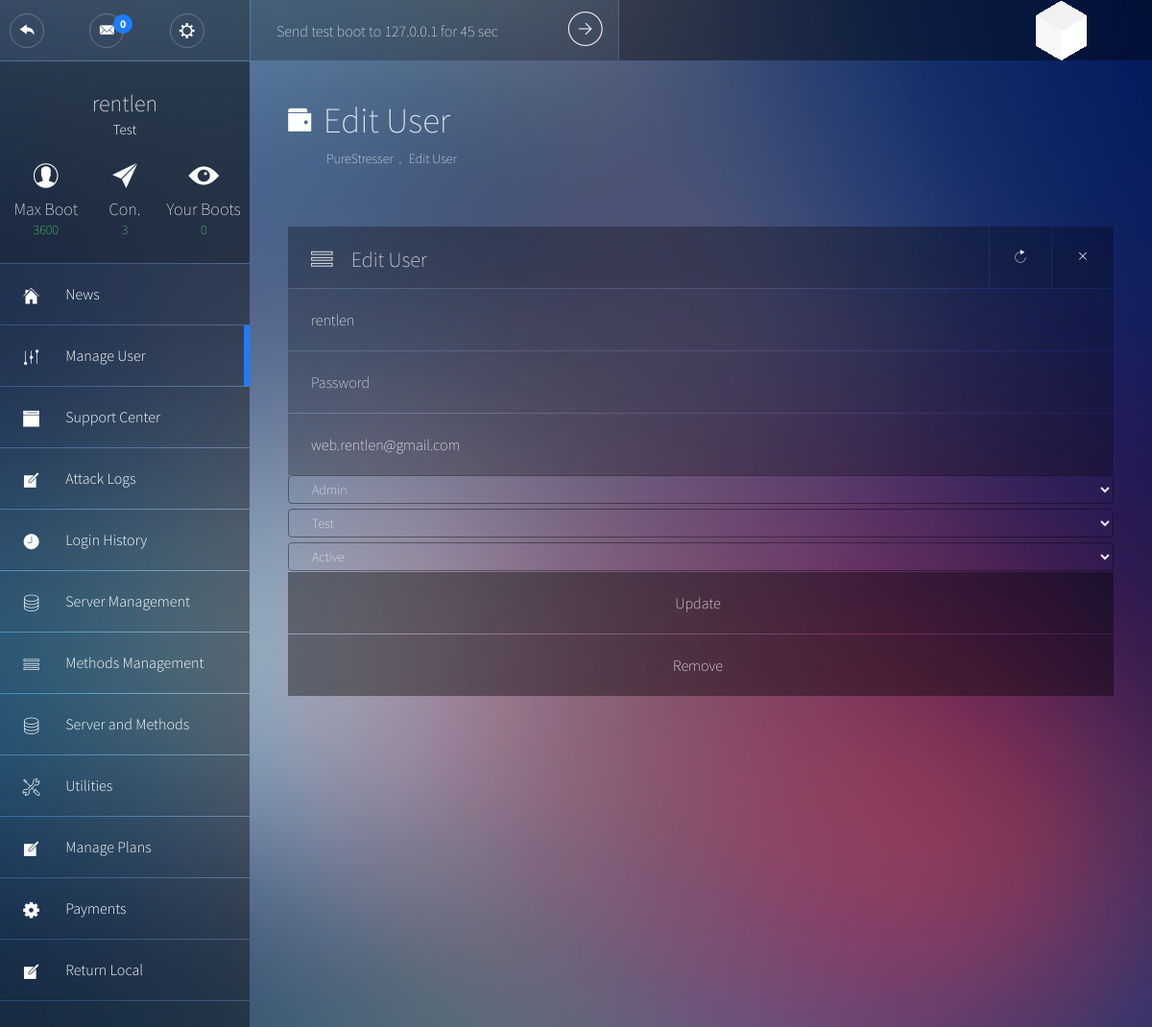
Page /admin/user.php?id=5 (signed in) on the committed database.
### tables this page shows
CREATE TABLE `users` (
  `ID` int(11) NOT NULL,
  `username` varchar(26) NOT NULL,
  `password` varchar(40) NOT NULL,
  `email` varchar(50) NOT NULL,
  `rank` int(11) NOT NULL DEFAULT '0',
  `membership` int(11) NOT NULL,
  `max_boots` tinyint(2) NOT NULL DEFAULT '0',
  `expire` int(11) NOT NULL,
  `status` int(11) NOT NULL,
  `test_boot` int(16) DEFAULT NULL
);

CREATE TABLE `plans` (
  `ID` int(11) NOT NULL,
  `name` varchar(50) NOT NULL,
  `description` text NOT NULL,
  `mbt` int(11) NOT NULL,
  `max_boots` tinyint(2) NOT NULL DEFAULT '1',
  `unit` varchar(10) NOT NULL,
  `length` int(11) NOT NULL,
  `price` float NOT NULL,
  `allowed_methods` text
);

### includes/init.php (called while the page is built, shortened)
<?php
require 'functions.php';
$stats = new stats;

### includes/functions.php (called while the page is built, shortened)
<?php
class stats
{
	function totalBootsForUser($odb, $user)
	{
		$SQL = $odb -> prepare("SELECT COUNT(*) FROM `logs` WHERE `user` = :user");
		$SQL -> execute(array(":user" => $user));
		return $SQL->fetchColumn(0);
	}
}

### admin/user.php (the view, shortened to what this page needs)
<?php
require_once '../includes/db.php';
require_once '../includes/init.php';
$currentPage = "admin_user";
$pageon = "Edit User";
$SQLGetInfo = $odb -> prepare("SELECT * FROM `users` WHERE `ID` = :id LIMIT 1");
$SQLGetInfo -> execute(array(':id' => $_GET['id']));
$userInfo = $SQLGetInfo -> fetch(PDO::FETCH_ASSOC);
$username = htmlentities($userInfo['username']);
$email = htmlentities($userInfo['email']);
$rank = htmlentities($userInfo['rank']);
$membership = htmlentities($userInfo['membership']);
$status = htmlentities($userInfo['status']);
$plansql = $odb -> prepare("SELECT `users`.*,`plans`.`name`, `plans`.`mbt`,`plans`.`max_boots` AS `pboots` FROM `users`, `plans` WHERE `plans`.`ID` = `users`.`membership` AND `users`.`ID` = :id LIMIT 1");
$plansql -> execute(array(":id" => $_SESSION['ID']));
$userInfo = $plansql -> fetch(PDO::FETCH_ASSOC);
?>
<!DOCTYPE html>
<html lang="en">
<head><meta http-equiv="Content-Type" content="text/html; charset=windows-1252">
	<link rel="stylesheet" type="text/css" href="../css/bootstrap.min.css">
	<link rel="stylesheet" type="text/css" href="../css/main.min.css">
</head>
<body>
	<header class="top-bar">
		<?php include "../includes/template/header.php"; ?>
	</header>
	<div class="wrapper">
		<aside class="sidebar">
			<?php include "../includes/template/sidebar.php"; ?>
		</aside>
		<section class="content">
			<header class="main-header">
				<div class="main-header__nav">
					<h1 class="main-header__title">
						<i class="pe-7f-wallet"></i>
						<span> <?php echo $pageon ?></span>
					</h1>
					<ul class="main-header__breadcrumb">
						<li><a href="#" onclick="return false;"><?php include '../includes/name.php'; ?></a></li>
						<li><a href="#" onclick="return false;"><?php echo $pageon ?></a></li>
					</ul>
				</div>
			</header>
				<div class="row">
 <form action="" method="POST">
					<div class="col-md-12">
						<article class="widget widget__form">
							<header class="widget__header">
								<div class="widget__title">
									<i class="pe-7s-menu"></i><h3><?php echo $pageon ?></h3>
								</div>
								<div class="widget__config">
									<a href="#"><i class="pe-7f-refresh"></i></a>
									<a href="#"><i class="pe-7s-close"></i></a>
								</div>
							</header>
							<div class="widget__content">
								 <input name="username" maxlength="15" value="<?php echo $username;?>" type="text"/>
								<input placeholder="Password" name="password" type="text"/>
								<input name="email" type="text" value="<?php echo htmlentities($email);?>"/>
								<select name="rank" class="btn btn-block gray dropdown-toggle">
<?php
								function selectedR($check, $rank)
								{
									if ($check == $rank)
									{
										return 'selected="selected"';
									}
								}
								?>
                                <option value="1" <?php echo selectedR(1, $rank); ?> >Admin</option>
								</select>
								<select name="plan" class="btn btn-block gray dropdown-toggle">
<?php
									$SQLGetMembership = $odb -> query("SELECT * FROM `plans` ORDER BY `price` ASC");
									while($memberships = $SQLGetMembership -> fetch(PDO::FETCH_ASSOC))
									{
										$mi = $memberships['ID'];
										$mn = $memberships['name'];
										$selectedM = ($mi == $membership) ? 'selected="selected"' : '';
										echo '<option value="'.$mi.'" '.$selectedM.'>'.$mn.'</option>';
									}
								?>
                                </select>
						<select class="btn btn-block gray dropdown-toggle" name="status">
								<?php
								function selectedS($check, $rank)
								{
									if ($check == $rank)
									{
										return 'selected="selected"';
									}
								}
								?>
                                <option value="0" <?php echo selectedS(0, $status); ?>>Active</option>
								</select>
								<button type="submit" name="updateBtn">Update</button>
								<button type="submit" name="rBtn">Remove</button>
						</div>
					</div>
					</div>
		</section>
	</div>
</body>
</html>

### includes/template/sidebar.php (shortened to what this page needs)
<?php
global $userInfo;
$currentPage = (isset($currentPage) ? $currentPage : "");
$adminPanel = (isset($currentPage) && substr($currentPage, 0, 6) === "admin_");
if ( $adminPanel === false )
{
?>
			<div class="user-info">
				<br /><br />
					<!--<figure class="rounded-image profile__img">
						<img class="media-object" src="img/profile.jpg" alt="user">
					</figure>
					--><h2 class="user-info__name"><?php echo htmlentities($_SESSION['username']); ?></h2>
					<h3 class="user-info__role"><?php echo ( isset($userInfo['name']) && !empty($userInfo['name']) ? $userInfo['name'] : "No Plan" ); ?></h3>
					<ul class="user-info__numbers">
						<li>
							<i class="pe-7f-user"></i>
							<p>Max Boot</p>
							<p><?php echo $userInfo['mbt']; ?></p>
						</li>
						<li>
							<i class="pe-7f-paper-plane"></i>
							<p>Con.</p>
							<p><?php echo ($userInfo['max_boots']+$userInfo['pboots']); ?></p>
						</li>
						<li>
							<i class="pe-7g-watch"></i>
							<p>Your Boots</p>
							<p><?php echo $stats -> totalBootsForUser($odb, $_SESSION['username']); ?></p>
						</li>
					</ul>
				</div>
				<ul class="main-nav">
					<li<?php echo ($currentPage === "dashboard" ? ' class="main-nav--active"' : ''); ?>>
						<a class="main-nav__link" href="index.php">
							<span class="main-nav__icon"><i class="pe-7f-home"></i></span>
							Dashboard
						</a>
					</li>
					<li<?php echo ($currentPage === "account" ? ' class="main-nav--active"' : ''); ?>>
						<a class="main-nav__link" href="profile.php">
							<span class="main-nav__icon"><i class="pe-7f-user"></i></span>
							Your Account
						</a>
					</li>
					<li<?php echo ($currentPage === "news" ? ' class="main-nav--active"' : ''); ?>>
						<a class="main-nav__link" href="news.php">
							<span class="main-nav__icon"><i class="pe-7s-news-paper"></i></span>
							Latest News
						</a>
					</li>
<?php
if ($user->hasMembership($odb)) {
?>
					<li<?php echo ($currentPage === "booter" ? ' class="main-nav--active"' : ''); ?>>
						<a class="main-nav__link" href="booter.php">
							<span class="main-nav__icon"><i class="pe-7f-edit"></i></span>
							Booter
						</a>
					</li>
					<li class="main-nav--collapsible<?php echo ($currentPage === "tools" ? ' main-nav--active' : ''); ?>">
						<a class="main-nav__link" href="#" onclick="return false;">
							<span class="main-nav__icon"><i class="pe-7f-tools"></i></span>
							Tools <span class="badge badge--line badge--blue">4</span>
						</a>
						<ul class="main-nav__submenu">
							<li><a href="resolver.php"><span>Resolvers</span></a></li>
							<li><a href="iplogger.php"><span>IP Logger</span></a></li>
							<li><a href="isitup.php"><span>Website Status Checker</span></a></li>
							<li><a href="portscan.php"><span>Port Scan</span></a></li>
						</ul>
					</li>
<?php } ?>
					<li<?php echo ($currentPage === "<?php echo URL; ?>support" ? ' class="main-nav--active"' : ''); ?>>
						<a class="main-nav__link" href="support.php">
							<span class="main-nav__icon"><i class="pe-7f-browser"></i></span>
							Support Center
						</a>
					</li>
					<li<?php echo ($currentPage === "purchase" ? ' class="main-nav--active"' : ''); ?>>
						<a class="main-nav__link" href="purchase.php">
							<span class="main-nav__icon"><i class="pe-7f-note"></i></span>
							Purchase
						</a>
					</li>
					<?PHP	if ($user -> isAdmin($odb))	{
						?>
						<li>
						<a class="main-nav__link" href="admin/index.php">
							<span class="main-nav__icon"><i class="pe-7f-note"></i></span>
							Administrator
						</a>
					</li>
                        <?php
						}
						?>
				</ul>
<?php
}
else
{
?>
			<div class="user-info"><br /><br />
					<h2 class="user-info__name"><?php echo htmlentities($_SESSION['username']); ?></h2>
					<h3 class="user-info__role"><?php echo ( isset($userInfo['name']) && !empty($userInfo['name']) ? $userInfo['name'] : "No Plan" ); ?></h3>
					<ul class="user-info__numbers">
						<li>
							<i class="pe-7f-user"></i>
							<p>Max Boot</p>
							<p><?php echo $userInfo['mbt']; ?></p>
						</li>
						<li>
							<i class="pe-7f-paper-plane"></i>
							<p>Con.</p>
							<p><?php echo ($userInfo['max_boots']+$userInfo['pboots']); ?></p>
						</li>
						<li>
							<i class="pe-7g-watch"></i>
							<p>Your Boots</p>
							<p><?php echo $stats -> totalBootsForUser($odb, $_SESSION['username']); ?></p>
						</li>
					</ul>
				</div>
				<ul class="main-nav">
					<li<?php echo ($currentPage === "admin_index" ? ' class="main-nav--active"' : ''); ?>>
						<a class="main-nav__link" href="index.php">
							<span class="main-nav__icon"><i class="pe-7f-home"></i></span>
							News
						</a>
					</li>
					<li<?php echo ($currentPage === "admin_user" ? ' class="main-nav--active"' : ''); ?>>
						<a class="main-nav__link" href="edituser.php">
							<span class="main-nav__icon"><i class="pe-7f-edit"></i></span>
							Manage User
						</a>
					</li>
					<li<?php echo ($currentPage === "admin_support" ? ' class="main-nav--active"' : ''); ?>>
						<a class="main-nav__link" href="support.php">
							<span class="main-nav__icon"><i class="pe-7f-browser"></i></span>
							Support Center
						</a>
					</li>
					<li<?php echo ($currentPage === "admin_attacks" ? ' class="main-nav--active"' : ''); ?>>
						<a class="main-nav__link" href="attacklogs.php">
							<span class="main-nav__icon"><i class="pe-7f-note"></i></span>
							Attack Logs
						</a>
					</li>
					<li<?php echo ($currentPage === "admin_logins" ? ' class="main-nav--active"' : ''); ?>>
						<a class="main-nav__link" href="logins.php">
							<span class="main-nav__icon"><i class="pe-7f-clock"></i></span>
							Login History
						</a>
					</li>
					<li<?php echo ($currentPage === "admin_servers" ? ' class="main-nav--active"' : ''); ?>>
						<a class="main-nav__link" href="servers.php">
							<span class="main-nav__icon"><i class="pe-7s-server"></i></span>
							Server Management
						</a>
					</li>
					<li<?php echo ($currentPage === "admin_methods" ? ' class="main-nav--active"' : ''); ?>>
						<a class="main-nav__link" href="methods.php">
							<span class="main-nav__icon"><i class="pe-7s-menu"></i></span>
							Methods Management
						</a>
					</li>
					<li<?php echo ($currentPage === "admin_sm" ? ' class="main-nav--active"' : ''); ?>>
						<a class="main-nav__link" href="status.php">
							<span class="main-nav__icon"><i class="pe-7s-server"></i></span>
							Server and Methods
						</a>
					</li>
					<li<?php echo ($currentPage === "admin_utilities" ? ' class="main-nav--active"' : ''); ?>>
						<a class="main-nav__link" href="utilities.php">
							<span class="main-nav__icon"><i class="pe-7s-tools"></i></span>
							Utilities
						</a>
					</li>
						<li<?php echo ($currentPage === "admin_plans" ? ' class="main-nav--active"' : ''); ?>>
						<a class="main-nav__link" href="plans.php">
							<span class="main-nav__icon"><i class="pe-7f-note"></i></span>
							Manage Plans
						</a>
						</li>
						<li<?php echo ($currentPage === "admin_payments" ? ' class="main-nav--active"' : ''); ?>>
						<a class="main-nav__link" href="payments.php">
							<span class="main-nav__icon"><i class="pe-7f-config"></i></span>
							Payments
						</a>
						</li>
						<li>
						<a class="main-nav__link" href="../index.php">
							<span class="main-nav__icon"><i class="pe-7f-note"></i></span>
							Return Local
						</a>
					</li>
				</ul>
				<div style="height:250px;"></div>
<?php
}

### rows in the picture
users: plans.name "Test", plans.mbt "3600", plans.max_boots "3", username "rentlen", email "web.rentlen@gmail.com"

### other values in the picture
getUsersOpenedTickets() "0"
$_SESSION['username'] "rentlen"
$stats -> totalBootsForUser($odb, $_SESSION['username']) "0"
$pageon "Edit User"
form field plan "Test"
